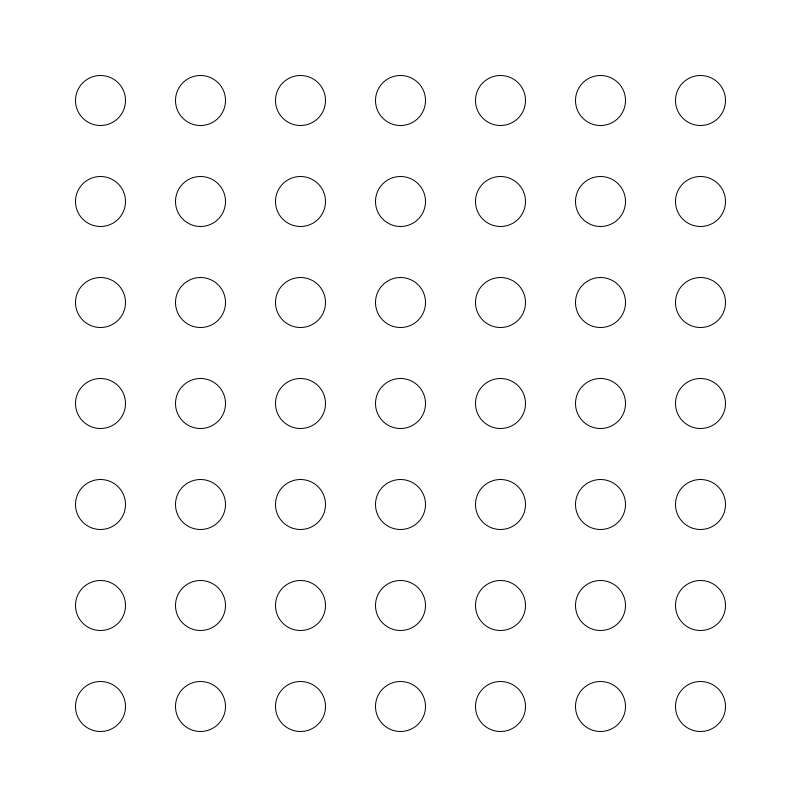
Frame 1 (no input)
Frame 60 (the mouse pressed at the canvas centre just before this capture): identical to frame 1, image omitted
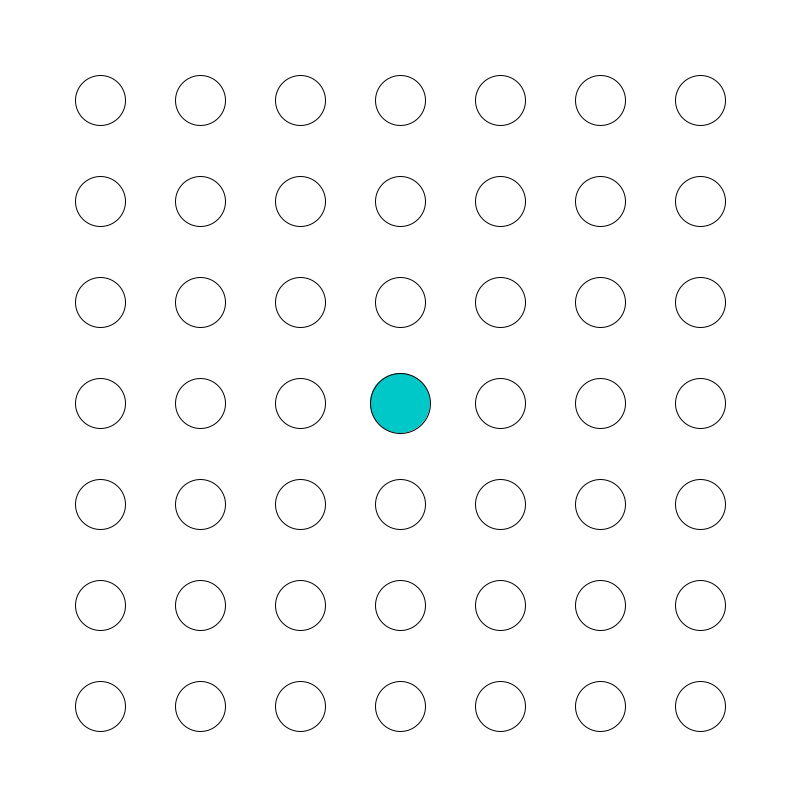
Frame 120 (the mouse held since frame 60 and released just before this capture)

The Processing sketch that drew these frames (run headless with seeded random() and noise(); from frame 60 on, the mouse is pressed at the canvas centre):

// Processing sketch: processing_105821
// ── processing_105821.pde

void setup() {
  size(800, 800);
  colorMode(HSB);

  fill(0, 0, 50);
}

void draw() {
  background(255);
  for (float i = 0; i <= 6; i++) {
  
    float coordX = i*100+100;
    // float coordX = i*100+100;
    float hue;
    PVector v1;
    PVector v2;
    float startY = 100;
    float radius = 50;
    boolean hover = false;

    v1 = new PVector(coordX, startY);
    v2 = new PVector(mouseX, mouseY);

//    if (v1.dist(v2)<=radius/2) {
//      hue = ((float)i/6)*255;
//      fill(hue, 255, 200);
//    } 
//    else {
//      fill(255);
//    }
//
//    ellipse(coordX, startY, radius, radius);


      //ellipse(startY+g, coordX+i, radius, radius);
      
    
    for (float g = 0; g <= 600; g +=100) {
      
      PVector v3 = new PVector(startY+g, coordX);
      
      if (v3.dist(v2)<=radius/2) {
        hue = ((float)g/600)*255;
        fill(hue, 255, 200);
        radius += 10;
        hover = true;
      
      } 
      else {
        fill(255);
        hover = false;
      }
      
      ellipse(startY+g, coordX+i, radius, radius);
      if (hover==true){
        radius -=10;}

    }
  }
}
